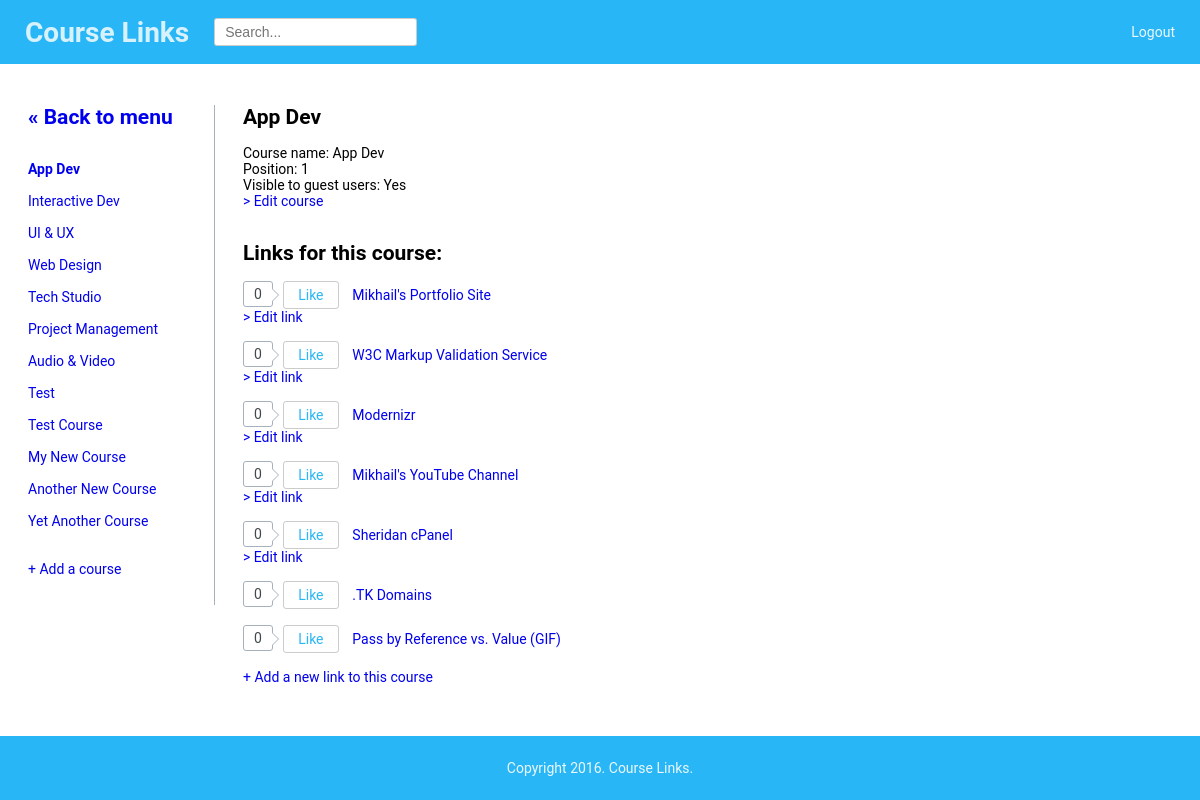
The page /manage_content.php?course=1 (signed in) on the database its author committed.
### tables this page shows
CREATE TABLE `courses` (
  `id` tinyint(4) NOT NULL,
  `name` varchar(100) NOT NULL,
  `position` int(3) NOT NULL,
  `visible` tinyint(1) NOT NULL
);

CREATE TABLE `links` (
  `id` bigint(20) NOT NULL,
  `url` varchar(2083) NOT NULL,
  `source` varchar(253) NOT NULL,
  `title` varchar(500) NOT NULL,
  `course_id` tinyint(4) NOT NULL,
  `position` smallint(6) NOT NULL,
  `visible` tinyint(1) NOT NULL,
  `date_posted` timestamp NOT NULL DEFAULT CURRENT_TIMESTAMP,
  `user_id` bigint(20) NOT NULL
);

### public/slike/like_lang.php (called while the page is built)
<?php
$lang = array();
$lang['fb_small_like'] = 'Like';
$lang['fb_small_liked'] = 'Liked';
$lang['fb_small_count_text'] = '';
$lang['fb_small_first_like'] = '0';
$lang['tw_small_like'] = 'Like';
$lang['tw_small_liked'] = 'Liked';
$lang['tw_small_count_text'] = 'people like this.';
$lang['tw_small_first_like'] = 'Still nobody likes that. Liked it first :)';
$lang['gp_small_like'] = 'Like';
$lang['gp_small_liked'] = 'Liked';
$lang['gp_small_count_text'] = 'people like this.';
$lang['gp_small_first_like'] = 'Still nobody likes that. Liked it first :)';
$lang['fb_big_like'] = 'Like';
$lang['fb_big_liked'] = 'Liked';
$lang['tw_big_like'] = 'Like';
$lang['tw_big_liked'] = 'Liked';
$lang['gp_big_like'] = 'Like';
$lang['gp_big_liked'] = 'Liked';
?>

### public/manage_content.php (the view, shortened to what this page needs)
<?php require_once("../includes/db_connection_open.php"); ?>
<?php require_once("../includes/functions.php"); ?>
<?php $user_context = "admin"; ?>
<?php include("../includes/layouts/header.php"); ?>
<?php set_current_course_link(); ?>
<div id="main">
	<div id="navigation">
		<h2><a href="dashboard.php">&laquo; Back to menu</a></h2>
		<br>
		<?php echo navigation($current_course, $user_context); ?>
		<br>
		<a href="create_course.php">+ Add a course</a>
	</div>
	<div id="page">
		<?php if ($current_course) { ?>
		<h2><?php echo htmlentities($current_course["name"]); ?></h2>
			<br>
			Course name: <?php echo htmlentities($current_course["name"]); ?><br />
			Position: <?php echo $current_course["position"]; ?><br />
			Visible to guest users: <?php echo $current_course["visible"] == 1 ? 'Yes' : 'No'; ?><br />
			<a href="edit_course.php?course=<?php echo urlencode($current_course["id"]); ?>">> Edit course</a>
			<div>
				<br><br>
				<h2>Links for this course:</h2>
				<br>
				<ul>
				<?php
					$link_set = find_links_for_course($current_course["id"], $user_context);
					foreach($link_set as $link)
					{
						echo SmartLike($link["id"], "small_facebook"); ?>
						<a href="<?php echo htmlentities($link["url"]) ?>" target="_blank">
							<?php echo htmlentities($link["title"]); ?>
						</a>
						<?php
						if ($_SESSION["user_id"] == $link["user_id"])
						{
							$safe_link_id = urlencode($link["id"]);
							echo "<br><a href=\"edit_link.php?link={$safe_link_id}\">> Edit link</a><br><br>";
						}
						else
						{
							echo "<br><br>";
						}
					}
				?>
				</ul>
				<a href="create_link.php?course=<?php echo urlencode($current_course["id"]); ?>">+ Add a new link to this course</a>
			</div>
		<?php } else if ($current_link) { ?>
			<h2>Manage link</h2>
			Course name: <?php echo htmlentities($current_link["title"]); ?><br />
			Position: <?php echo $current_link["position"]; ?><br />
			Visible to guest users: <?php echo $current_link["visible"] == 1 ? 'Yes' : 'No'; ?><br />
			Title:<br />
			<div class="view-content">
				<?php echo htmlentities($current_link["title"]); ?>
			</div>
			<br />
	  <br />
	  <a href="edit_link.php?link=<?php echo urlencode($current_link['id']); ?>">Edit link</a>
		<?php } else { ?>
			Please select a course or a link.
		<?php }?>
	</div>
</div>
<?php include("../includes/layouts/footer.php"); ?>

### includes/functions.php (shortened to what this page needs)
<?php
	function find_all_courses($public=true)
	{
		global $db;
		$sql  = "SELECT * ";
		$sql .= "FROM courses ";
		if ($public)
		{
			$sql .= "WHERE visible = 1 ";
		}
		$sql .= "ORDER BY position ASC";
		try
		{
			$statement = $db->prepare($sql);
			$statement->execute();
			$course_set = $statement->fetchAll();
		}
		catch (PDOException $error)
		{
			echo "ERROR: " . $error->getMessage();
		}
		return $course_set;
	}
	function find_links_for_course($course_id, $user_context)
	{
		global $db;
		$sql  = "SELECT * ";
		$sql .= "FROM links ";
		$sql .= "WHERE course_id = :course_id ";
		$sql .= "ORDER BY position ASC";
		try
		{
			$statement = $db->prepare($sql);
			$statement->bindParam(":course_id", $course_id);
			$statement->execute();
			$link_set = $statement->fetchAll();
		}
		catch (PDOException $error)
		{
			echo "ERROR: " . $error->getMessage();
		}
		return $link_set;
	}
	function find_course_by_id($course_id, $public=true)
	{
		global $db;
		$sql  = "SELECT * ";
		$sql .= "FROM courses ";
		$sql .= "WHERE id = :course_id ";
		$sql .= "LIMIT 1";
		try
		{
			$statement = $db->prepare($sql);
			$statement->bindParam(":course_id", $course_id);
			$statement->execute();
			$course = $statement->fetch();
		}
		catch (PDOException $error)
		{
			echo "ERROR: " . $error->getMessage();
		}
		if($course)
		{
			return $course;
		} else {
			return null;
		}
	}
	function set_current_course_link($public=false)
	{
		if (isset($_GET["course"]))
		{
			$current_course = find_course_by_id($_GET["course"], $public);
		} elseif (isset($_GET["link"]))
		{
			$current_course = null;
			$current_link = find_link_by_id($_GET["link"], $public);
		}
		else
		{
			$current_course = null;
			$current_link = null;
		}
	}
	function navigation($course_array, $user_context)
	{
		$output = "<br><ul>";
		$course_set = find_all_courses();
		foreach($course_set as $course)
		{
			$output .= "<li";
			if ($course_array && $course["id"] == $course_array["id"])
			{
				$output .= " class=\"selected\"";
			}
			$output .= ">";
			if ($user_context == "admin")
			{
				$output .= "<a href=\"manage_content.php?course=";
			}
			else
			{
				$output .= "<a href=\"index.php?course=";
			}
			$output .= urlencode($course["id"]);
			$output .= "\">";
			$output .= htmlentities($course["name"]);
			$output .= "</a>";
			$output .= "</li><br>";
		}
		$output .= "</ul>";
		return $output;
	}
?>

### public/slike/like_function.php (shortened to what this page needs)
<?php
function SmartLike($item_id,$style) {
	global $mysql_conn;
	include("like_lang.php");
	$user_ip = $_SESSION['user_id'];
	if(empty($item_id)) {
		return 'Error: <b>item_id</b> is empty.';
	} else {
		?>
		<link href="./slike/share.css" rel="stylesheet"/>
		<span id="statusLike_<?php echo $item_id;?>">
		<?php
		if($style == "small_facebook") {
			$sql = mysqli_query($mysql_conn, "SELECT * FROM likes WHERE item_id='$item_id' and user_ip='$user_ip'");
			if(mysqli_num_rows($sql)>0) {
				$sql = mysqli_query($mysql_conn, "SELECT * FROM likes WHERE item_id='$item_id'");
				$count = mysqli_num_rows($sql);
				?>
				<div class="share share_type_facebook">
					<span class="share__count"><?php echo number_format($count); ?> <?php echo $lang['fb_small_count_text']; ?></span>
						<a class="share__btn" href="javascript:void(0);" onclick="unlike('<?php echo $item_id; ?>','<?php echo $user_ip; ?>','<?php echo $style; ?>')"><?php echo $lang['fb_small_liked']; ?></a>
				</div>
				<?php
			} else {
				$sql = mysqli_query($mysql_conn, "SELECT * FROM likes WHERE item_id='$item_id'");
				if(mysqli_num_rows($sql)>0) {
					$sql = mysqli_query($mysql_conn, "SELECT * FROM likes WHERE item_id='$item_id'");
					$count = mysqli_num_rows($sql);
					?>
					<div class="share share_type_facebook">
						<span class="share__count"><?php echo number_format($count); ?> <?php echo $lang['fb_small_count_text']; ?></span>
						<a class="share__btn__unclicked" href="javascript:void(0);" onclick="like('<?php echo $item_id; ?>','<?php echo $user_ip; ?>','<?php echo $style; ?>')"><?php echo $lang['fb_small_like']; ?></a>
					</div>
					<?php
				} else {
				?>
				<div class="share share_type_facebook">
					<span class="share__count"><?php echo $lang['fb_small_first_like']; ?></span>
					<a class="share__btn__unclicked" href="javascript:void(0);" onclick="like('<?php echo $item_id; ?>','<?php echo $user_ip; ?>','<?php echo $style; ?>')"><?php echo $lang['fb_small_like']; ?></a>
				</div>
				<?php
				}
			}
		} else {
			return 'Error: undefined style.';
		}
		?>
		</span>
		<?php
	}
}
?>

### public/stylesheets/styles.css (style rules this page uses)
* { margin: 0; padding: 0; box-sizing: border-box; }
html { height: 100%; width: 100%; }
body { font-family: 'Roboto', Arial, sans-serif; font-size: 14px; min-height: 100vh; position: relative; }
a { text-decoration: none; }
ul { list-style-type: none; margin: 0px; padding: 0px; }
#navigation { float: left; width: 215px; height: 500px; padding: 0 2em; border-right: 1px solid #a5b1bd; }
.selected { font-weight: bold; }
#main { width: 100%; margin: 0; padding-top: 105px; padding-bottom: 105px; }
#page { float: left; height: 100%; padding: 0 2em; }

### public/slike/share.css (style rules this page uses)
.share { display: inline-block; margin-right: 10px; }
.share a { text-decoration: none; }
.share__count { background-color: #fff; border: solid 1px #a5b1bd; border-radius: 3px; color: #424a4d; float: left; margin-right: 10px; padding: 4px 10px; position: relative; text-align: center; }
.share__count:before, .share__count:after { content: ''; display: block; height: 0; top: 50%; position: absolute; right: -14px; width: 0; margin-top: -6px; }
.share__count:before { border: solid 7px transparent; border-color: transparent transparent transparent #a5b1bd; }
.share__count:after { border: solid 6px transparent; border-color: transparent transparent transparent #fff; right: -12px; margin-top: -5px; }
.share__btn__unclicked { border: solid 1px rgba(0, 0, 0, 0.2); border-radius: 3px; color: #29b6f6; display: inline-block; width: 56px; padding: 5px 10px; text-align: center; }

### rows shown on the page
courses: value "App Dev", name "App Dev", position "1"
courses: value "Interactive Dev"
courses: value "UI & UX"
courses: value "Web Design"
courses: value "Tech Studio"
courses: value "Project Management"
courses: value "Audio & Video"
courses: value "Test"
courses: value "Test Course"
courses: value "My New Course"
courses: value "Another New Course"
courses: value "Yet Another Course"
links: title "Mikhail's Portfolio Site"
links: title "W3C Markup Validation Service"
links: title "Modernizr"
links: title "Mikhail's YouTube Channel"
links: title "Sheridan cPanel"
links: title ".TK Domains"
links: title "Pass by Reference vs. Value (GIF)"
